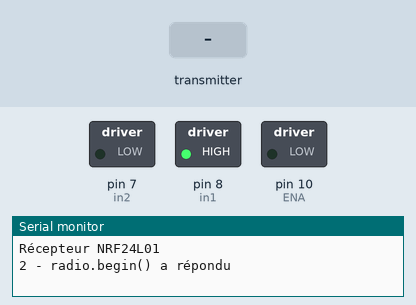
The sketch below on a simulated Arduino Nano, built with avr-gcc and run on an emulated ATmega328P. On the bench: switched loads named in the sketch (green lamp = pin HIGH), the last lines printed to the serial monitor. The inputs (shaded band) are chosen by the test bench. No radio packets arrive unless stated.

Above: at 1.2 s.
1.3 s: the transmitter starts sending vitesseCC = 256
At 1.7 s:
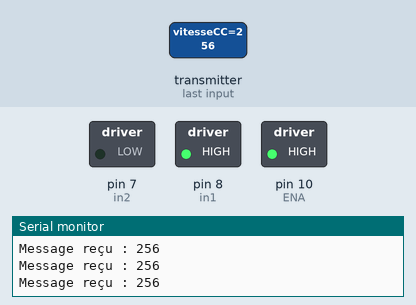
2.8 s: the transmitter starts sending vitesseCC = 0
At 4.0 s:
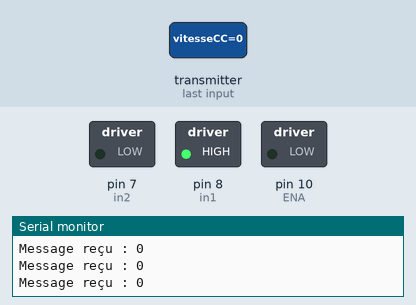
4.3 s: the transmitter starts sending vitesseCC = 512
At 5.1 s:
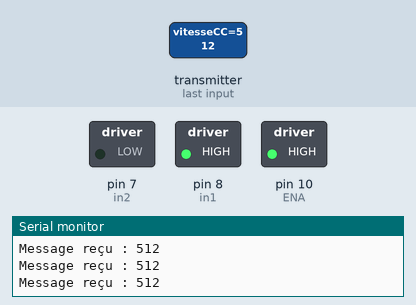
Timing chart, 0 to 7.3 s (numbered marks = the images above; inputs shaded):
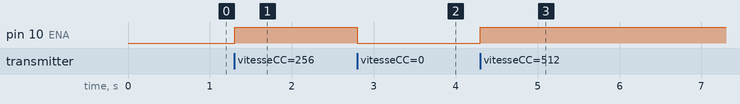

Measured:
- after the input at 1.3 s, pin 10 (ENA): LOW → HIGH at once
- after the input at 2.8 s, pin 10 (ENA): HIGH → LOW at once
- after the input at 4.3 s, pin 10 (ENA): LOW → HIGH at once

The sketch:

RFMotorCCRecept.ino
```cpp
 /* Fichier:      HelloWorldNRF24L01-Recepteur
  Description:  Réception d'un message "Hello World" depuis un autre arduino nano, via un NRF24L01
  Auteur:       Passion-Électronique

  Librairie utilisée : https://github.com/nRF24/RF24

  Créé le 19.03.2021
*/
#include <SPI.h>
#include <RF24.h>

#define pinCE   2            // On associe la broche "CE" du NRF24L01 à la sortie digitale D3 de l'arduino
#define pinCSN  4             // On associe la broche "CSN" du NRF24L01 à la sortie digitale D4 de l'arduino
#define tunnel  "PIPE1"       // On définit le "nom de tunnel" (5 caractères) à travers lequel on va recevoir les données de l'émetteur

//CCMotor
int in1 = 8;
int in2 = 7;
int ENA = 10; // La pin ENA de la puce LN298n sert à controler la vitesse du moteur (Valeur compris entre 0 et 255)

RF24 radio(pinCE, pinCSN);    // Instanciation du NRF24L01

const byte adresse[6] = tunnel;       // Mise au format "byte array" du nom du tunnel
char message[32] = "";
int vitesseCC = 0;

void setup() {
    //Setup moteur cc
  pinMode(in1,OUTPUT);
  pinMode(in2,OUTPUT);
  pinMode(ENA, OUTPUT);

  digitalWrite(in1,1);
  digitalWrite(in2,0);


  // Initialisation du port série (pour afficher les infos reçues, sur le "Moniteur Série" de l'IDE Arduino)
  Serial.begin(115200);
  Serial.println("Récepteur NRF24L01");
  Serial.println("");

  // Partie NRF24

  bool ok = radio.begin();
  Serial.println("2 - radio.begin() a répondu");   // Si tu ne vois JAMAIS ce message, radio.begin() est bloqué

  if (!ok) {
    Serial.println("ERREUR : NRF24 non détecté !");
    while (1) {}     // on bloque volontairement ici pour bien voir l'erreur
  }                      // Initialisation du module NRF24
  radio.openReadingPipe(0, adresse);  // Ouverture du tunnel en LECTURE, avec le "nom" qu'on lui a donné
  radio.setPALevel(RF24_PA_HIGH);      // Sélection d'un niveau "MINIMAL" pour communiquer (pas besoin d'une forte puissance, pour nos essais)
  radio.startListening();             // Démarrage de l'écoute du NRF24 (signifiant qu'on va recevoir, et non émettre quoi que ce soit, ici)
}

void loop() {
  // On vérifie à chaque boucle si un message est arrivé
  if (radio.available()) {
    radio.read(&vitesseCC, sizeof(vitesseCC));                        // Si un message vient d'arriver, on le charge dans la variable "message"
    Serial.print("Message reçu : "); Serial.println(vitesseCC);     // … et on l'affiche sur le port série !
    analogWrite(ENA, vitesseCC);
  }
}
```
